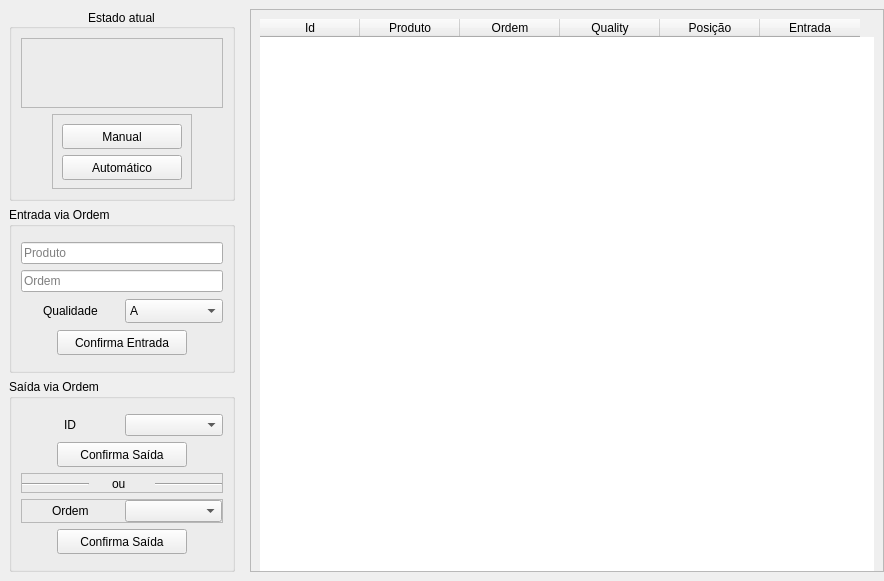
         <widget class="QWidget" name="tabHome">
          <property name="autoFillBackground">
           <bool>false</bool>
          </property>
          <property name="styleSheet">
           <string notr="true"/>
          </property>
          <attribute name="icon">
           <iconset resource="rsc.qrc">
            <normaloff>:/imagens/icons/house_icon-icons.com_70104.png</normaloff>
            <normalon>:/imagens/icons/house_selected.png</normalon>:/imagens/icons/house_icon-icons.com_70104.png</iconset>
          </attribute>
          <attribute name="title">
           <string/>
          </attribute>
          <layout class="QHBoxLayout" name="horizontalLayout_11">
           <property name="spacing">
            <number>0</number>
           </property>
           <property name="leftMargin">
            <number>0</number>
           </property>
           <property name="topMargin">
            <number>0</number>
           </property>
           <property name="rightMargin">
            <number>0</number>
           </property>
           <property name="bottomMargin">
            <number>0</number>
           </property>
           <item>
            <widget class="QFrame" name="frameHome">
             <property name="frameShape">
              <enum>QFrame::NoFrame</enum>
             </property>
             <property name="frameShadow">
              <enum>QFrame::Plain</enum>
             </property>
             <property name="lineWidth">
              <number>0</number>
             </property>
             <layout class="QHBoxLayout" name="horizontalLayout_21">
              <property name="spacing">
               <number>10</number>
              </property>
              <property name="leftMargin">
               <number>0</number>
              </property>
              <property name="topMargin">
               <number>9</number>
              </property>
              <property name="rightMargin">
               <number>0</number>
              </property>
              <property name="bottomMargin">
               <number>9</number>
              </property>
              <item>
               <widget class="QFrame" name="frameComandsAuto">
                <property name="minimumSize">
                 <size>
                  <width>240</width>
                  <height>0</height>
                 </size>
                </property>
                <property name="maximumSize">
                 <size>
                  <width>240</width>
                  <height>16777215</height>
                 </size>
                </property>
                <property name="frameShape">
                 <enum>QFrame::NoFrame</enum>
                </property>
                <property name="frameShadow">
                 <enum>QFrame::Plain</enum>
                </property>
                <layout class="QVBoxLayout" name="verticalLayout_12">
                 <property name="topMargin">
                  <number>0</number>
                 </property>
                 <property name="rightMargin">
                  <number>5</number>
                 </property>
                 <property name="bottomMargin">
                  <number>0</number>
                 </property>
                 <item>
                  <widget class="QGroupBox" name="groupMachineManualAuto_2">
                   <property name="minimumSize">
                    <size>
                     <width>0</width>
                     <height>0</height>
                    </size>
                   </property>
                   <property name="maximumSize">
                    <size>
                     <width>16777215</width>
                     <height>16777215</height>
                    </size>
                   </property>
                   <property name="title">
                    <string>Estado atual</string>
                   </property>
                   <property name="alignment">
                    <set>Qt::AlignCenter</set>
                   </property>
                   <layout class="QVBoxLayout" name="verticalLayout_13">
                    <property name="rightMargin">
                     <number>9</number>
                    </property>
                    <item>
                     <widget class="QFrame" name="frameIconMachineManualAuto_2">
                      <property name="minimumSize">
                       <size>
                        <width>0</width>
                        <height>70</height>
                       </size>
                      </property>
                      <property name="maximumSize">
                       <size>
                        <width>16777215</width>
                        <height>70</height>
                       </size>
                      </property>
                      <property name="frameShape">
                       <enum>QFrame::StyledPanel</enum>
                      </property>
                      <property name="frameShadow">
                       <enum>QFrame::Raised</enum>
                      </property>
                      <layout class="QHBoxLayout" name="horizontalLayout_14">
                       <property name="spacing">
                        <number>0</number>
                       </property>
                       <property name="leftMargin">
                        <number>0</number>
                       </property>
                       <property name="topMargin">
                        <number>0</number>
                       </property>
                       <property name="rightMargin">
                        <number>0</number>
                       </property>
                       <property name="bottomMargin">
                        <number>0</number>
                       </property>
                       <item alignment="Qt::AlignHCenter">
                        <widget class="QLabel" name="labelSystemInManual_3">
                         <property name="minimumSize">
                          <size>
                           <width>70</width>
                           <height>70</height>
                          </size>
                         </property>
                         <property name="maximumSize">
                          <size>
                           <width>70</width>
                           <height>70</height>
                          </size>
                         </property>
                         <property name="text">
                          <string/>
                         </property>
                         <property name="pixmap">
                          <pixmap resource="rsc.qrc">:/imagens/icons/hand_selected.png</pixmap>
                         </property>
                         <property name="scaledContents">
                          <bool>true</bool>
                         </property>
                        </widget>
                       </item>
                       <item>
                        <widget class="QLabel" name="labelSystemInAuto_3">
                         <property name="minimumSize">
                          <size>
                           <width>70</width>
                           <height>70</height>
                          </size>
                         </property>
                         <property name="maximumSize">
                          <size>
                           <width>70</width>
                           <height>70</height>
                          </size>
                         </property>
                         <property name="text">
                          <string/>
                         </property>
                         <property name="pixmap">
                          <pixmap resource="rsc.qrc">:/imagens/icons/arrow-automaticpng.png</pixmap>
                         </property>
                         <property name="scaledContents">
                          <bool>true</bool>
                         </property>
                        </widget>
                       </item>
                      </layout>
                     </widget>
                    </item>
                    <item alignment="Qt::AlignHCenter">
                     <widget class="QFrame" name="frame_6">
                      <property name="maximumSize">
                       <size>
                        <width>16777215</width>
                        <height>75</height>
                       </size>
                      </property>
                      <property name="frameShape">
                       <enum>QFrame::StyledPanel</enum>
                      </property>
                      <property name="frameShadow">
                       <enum>QFrame::Raised</enum>
                      </property>
                      <layout class="QVBoxLayout" name="verticalLayout_20">
                       <item>
                        <widget class="QPushButton" name="buttonSystemInManual_2">
                         <property name="minimumSize">
                          <size>
                           <width>120</width>
                           <height>25</height>
                          </size>
                         </property>
                         <property name="maximumSize">
                          <size>
                           <width>120</width>
                           <height>25</height>
                          </size>
                         </property>
                         <property name="text">
                          <string>Manual</string>
                         </property>
                         <property name="checkable">
                          <bool>true</bool>
                         </property>
                        </widget>
                       </item>
                       <item>
                        <widget class="QPushButton" name="buttonSystemInAuto_2">
                         <property name="minimumSize">
                          <size>
                           <width>120</width>
                           <height>25</height>
                          </size>
                         </property>
                         <property name="maximumSize">
                          <size>
                           <width>120</width>
                           <height>25</height>
                          </size>
                         </property>
                         <property name="text">
                          <string>Automático</string>
                         </property>
                         <property name="checkable">
                          <bool>true</bool>
                         </property>
                        </widget>
                       </item>
                      </layout>
                     </widget>
                    </item>
                   </layout>
                  </widget>
                 </item>
                 <item>
                  <widget class="QGroupBox" name="groupBoxEntryProduct">
                   <property name="title">
                    <string>Entrada via Ordem</string>
                   </property>
                   <layout class="QVBoxLayout" name="verticalLayout_16">
                    <property name="leftMargin">
                     <number>9</number>
                    </property>
                    <property name="topMargin">
                     <number>15</number>
                    </property>
                    <property name="bottomMargin">
                     <number>15</number>
                    </property>
                    <item>
                     <widget class="QLineEdit" name="lineEditProductEntry">
                      <property name="placeholderText">
                       <string>Produto</string>
                      </property>
                     </widget>
                    </item>
                    <item>
                     <widget class="QLineEdit" name="lineEditOrderEntry">
                      <property name="placeholderText">
                       <string>Ordem</string>
                      </property>
                     </widget>
                    </item>
                    <item>
                     <widget class="QFrame" name="frameQualityEntry">
                      <property name="minimumSize">
                       <size>
                        <width>0</width>
                        <height>26</height>
                       </size>
                      </property>
                      <property name="maximumSize">
                       <size>
                        <width>16777215</width>
                        <height>26</height>
                       </size>
                      </property>
                      <property name="frameShape">
                       <enum>QFrame::NoFrame</enum>
                      </property>
                      <property name="frameShadow">
                       <enum>QFrame::Raised</enum>
                      </property>
                      <layout class="QHBoxLayout" name="horizontalLayout_20">
                       <property name="spacing">
                        <number>5</number>
                       </property>
                       <property name="leftMargin">
                        <number>0</number>
                       </property>
                       <property name="topMargin">
                        <number>0</number>
                       </property>
                       <property name="rightMargin">
                        <number>0</number>
                       </property>
                       <property name="bottomMargin">
                        <number>0</number>
                       </property>
                       <item alignment="Qt::AlignHCenter">
                        <widget class="QLabel" name="labelQualityEntry">
                         <property name="text">
                          <string>Qualidade</string>
                         </property>
                        </widget>
                       </item>
                       <item>
                        <widget class="QComboBox" name="comboBoxQualityEntry">
                         <property name="maximumSize">
                          <size>
                           <width>16777215</width>
                           <height>24</height>
                          </size>
                         </property>
                         <property name="editable">
                          <bool>false</bool>
                         </property>
                         <property name="modelColumn">
                          <number>0</number>
                         </property>
                         <item>
                          <property name="text">
                           <string>A</string>
                          </property>
                         </item>
                         <item>
                          <property name="text">
                           <string>B</string>
                          </property>
                         </item>
                         <item>
                          <property name="text">
                           <string>C</string>
                          </property>
                         </item>
                        </widget>
                       </item>
                      </layout>
                     </widget>
                    </item>
                    <item alignment="Qt::AlignHCenter">
                     <widget class="QPushButton" name="buttonConfirmEntry">
                      <property name="minimumSize">
                       <size>
                        <width>130</width>
                        <height>25</height>
                       </size>
                      </property>
                      <property name="maximumSize">
                       <size>
                        <width>130</width>
                        <height>25</height>
                       </size>
                      </property>
                      <property name="text">
                       <string>Confirma Entrada</string>
                      </property>
                     </widget>
                    </item>
                   </layout>
                  </widget>
                 </item>
                 <item>
                  <widget class="QGroupBox" name="groupBoxExitProduct">
                   <property name="title">
                    <string>Saída via Ordem</string>
                   </property>
                   <layout class="QVBoxLayout" name="verticalLayout_15">
                    <property name="topMargin">
                     <number>15</number>
                    </property>
                    <property name="bottomMargin">
                     <number>15</number>
                    </property>
                    <item>
                     <widget class="QFrame" name="frameIDExit">
                      <property name="frameShape">
                       <enum>QFrame::NoFrame</enum>
                      </property>
                      <property name="frameShadow">
                       <enum>QFrame::Raised</enum>
                      </property>
                      <layout class="QHBoxLayout" name="horizontalLayout_18">
                       <property name="spacing">
                        <number>5</number>
                       </property>
                       <property name="leftMargin">
                        <number>0</number>
                       </property>
                       <property name="topMargin">
                        <number>0</number>
                       </property>
                       <property name="rightMargin">
                        <number>0</number>
                       </property>
                       <property name="bottomMargin">
                        <number>0</number>
                       </property>
                       <item alignment="Qt::AlignHCenter">
                        <widget class="QLabel" name="labelIDExit">
                         <property name="text">
                          <string>ID</string>
                         </property>
                        </widget>
                       </item>
                       <item>
                        <widget class="QComboBox" name="comboBoxIDExit">
                         <property name="editable">
                          <bool>false</bool>
                         </property>
                         <property name="insertPolicy">
                          <enum>QComboBox::InsertAtBottom</enum>
                         </property>
                         <property name="sizeAdjustPolicy">
                          <enum>QComboBox::AdjustToContents</enum>
                         </property>
                         <property name="frame">
                          <bool>true</bool>
                         </property>
                        </widget>
                       </item>
                      </layout>
                     </widget>
                    </item>
                    <item alignment="Qt::AlignHCenter">
                     <widget class="QPushButton" name="buttonConfirmIDExit">
                      <property name="minimumSize">
                       <size>
                        <width>130</width>
                        <height>25</height>
                       </size>
                      </property>
                      <property name="maximumSize">
                       <size>
                        <width>130</width>
                        <height>25</height>
                       </size>
                      </property>
                      <property name="text">
                       <string>Confirma Saída</string>
                      </property>
                     </widget>
                    </item>
                    <item>
                     <widget class="QFrame" name="frameOr">
                      <property name="minimumSize">
                       <size>
                        <width>0</width>
                        <height>20</height>
                       </size>
                      </property>
                      <property name="maximumSize">
                       <size>
                        <width>16777215</width>
                        <height>20</height>
                       </size>
                      </property>
                      <property name="frameShape">
                       <enum>QFrame::StyledPanel</enum>
                      </property>
                      <property name="frameShadow">
                       <enum>QFrame::Raised</enum>
                      </property>
                      <layout class="QHBoxLayout" name="horizontalLayout_17">
                       <property name="spacing">
                        <number>0</number>
                       </property>
                       <property name="leftMargin">
                        <number>0</number>
                       </property>
                       <property name="topMargin">
                        <number>0</number>
                       </property>
                       <property name="rightMargin">
                        <number>0</number>
                       </property>
                       <property name="bottomMargin">
                        <number>0</number>
                       </property>
                       <item>
                        <widget class="Line" name="lineOrLeft">
                         <property name="minimumSize">
                          <size>
                           <width>0</width>
                           <height>20</height>
                          </size>
                         </property>
                         <property name="maximumSize">
                          <size>
                           <width>16777215</width>
                           <height>20</height>
                          </size>
                         </property>
                         <property name="orientation">
                          <enum>Qt::Horizontal</enum>
                         </property>
                        </widget>
                       </item>
                       <item alignment="Qt::AlignHCenter">
                        <widget class="QLabel" name="labelOr">
                         <property name="minimumSize">
                          <size>
                           <width>20</width>
                           <height>20</height>
                          </size>
                         </property>
                         <property name="maximumSize">
                          <size>
                           <width>20</width>
                           <height>20</height>
                          </size>
                         </property>
                         <property name="text">
                          <string>ou</string>
                         </property>
                        </widget>
                       </item>
                       <item alignment="Qt::AlignVCenter">
                        <widget class="Line" name="lineOrRight">
                         <property name="minimumSize">
                          <size>
                           <width>0</width>
                           <height>20</height>
                          </size>
                         </property>
                         <property name="maximumSize">
                          <size>
                           <width>16777215</width>
                           <height>20</height>
                          </size>
                         </property>
                         <property name="orientation">
                          <enum>Qt::Horizontal</enum>
                         </property>
                        </widget>
                       </item>
                      </layout>
                     </widget>
                    </item>
                    <item>
                     <widget class="QFrame" name="frameOrderExit">
                      <property name="frameShape">
                       <enum>QFrame::StyledPanel</enum>
                      </property>
                      <property name="frameShadow">
                       <enum>QFrame::Raised</enum>
                      </property>
                      <layout class="QHBoxLayout" name="horizontalLayout_19">
                       <property name="spacing">
                        <number>5</number>
                       </property>
                       <property name="leftMargin">
                        <number>0</number>
                       </property>
                       <property name="topMargin">
                        <number>0</number>
                       </property>
                       <property name="rightMargin">
                        <number>0</number>
                       </property>
                       <property name="bottomMargin">
                        <number>0</number>
                       </property>
                       <item alignment="Qt::AlignHCenter">
                        <widget class="QLabel" name="labelOrderExit">
                         <property name="text">
                          <string>Ordem</string>
                         </property>
                        </widget>
                       </item>
                       <item>
                        <widget class="QComboBox" name="comboBoxOrderExit">
                         <property name="insertPolicy">
                          <enum>QComboBox::InsertAtBottom</enum>
                         </property>
                         <property name="sizeAdjustPolicy">
                          <enum>QComboBox::AdjustToContents</enum>
                         </property>
                         <property name="duplicatesEnabled">
                          <bool>false</bool>
                         </property>
                        </widget>
                       </item>
                      </layout>
                     </widget>
                    </item>
                    <item alignment="Qt::AlignHCenter">
                     <widget class="QPushButton" name="buttonConfirmOrderExit">
                      <property name="minimumSize">
                       <size>
                        <width>130</width>
                        <height>25</height>
                       </size>
                      </property>
                      <property name="maximumSize">
                       <size>
                        <width>130</width>
                        <height>25</height>
                       </size>
                      </property>
                      <property name="text">
                       <string>Confirma Saída</string>
                      </property>
                     </widget>
                    </item>
                   </layout>
                  </widget>
                 </item>
                </layout>
               </widget>
              </item>
              <item>
               <widget class="QFrame" name="frame_4">
                <property name="sizePolicy">
                 <sizepolicy hsizetype="Preferred" vsizetype="Preferred">
                  <horstretch>0</horstretch>
                  <verstretch>0</verstretch>
                 </sizepolicy>
                </property>
                <property name="frameShape">
                 <enum>QFrame::StyledPanel</enum>
                </property>
                <property name="frameShadow">
                 <enum>QFrame::Raised</enum>
                </property>
                <layout class="QVBoxLayout" name="verticalLayout_18">
                 <property name="bottomMargin">
                  <number>0</number>
                 </property>
                 <item alignment="Qt::AlignHCenter">
                  <widget class="QTableWidget" name="tableCurrentProducts">
                   <property name="sizePolicy">
                    <sizepolicy hsizetype="Minimum" vsizetype="Minimum">
                     <horstretch>0</horstretch>
                     <verstretch>0</verstretch>
                    </sizepolicy>
                   </property>
                   <property name="minimumSize">
                    <size>
                     <width>0</width>
                     <height>0</height>
                    </size>
                   </property>
                   <property name="maximumSize">
                    <size>
                     <width>16777215</width>
                     <height>16777215</height>
                    </size>
                   </property>
                   <property name="frameShape">
                    <enum>QFrame::NoFrame</enum>
                   </property>
                   <property name="frameShadow">
                    <enum>QFrame::Plain</enum>
                   </property>
                   <property name="midLineWidth">
                    <number>0</number>
                   </property>
                   <property name="verticalScrollBarPolicy">
                    <enum>Qt::ScrollBarAsNeeded</enum>
                   </property>
                   <property name="horizontalScrollBarPolicy">
                    <enum>Qt::ScrollBarAsNeeded</enum>
                   </property>
                   <property name="sizeAdjustPolicy">
                    <enum>QAbstractScrollArea::AdjustToContents</enum>
                   </property>
                   <property name="editTriggers">
                    <set>QAbstractItemView::NoEditTriggers</set>
                   </property>
                   <property name="tabKeyNavigation">
                    <bool>true</bool>
                   </property>
                   <property name="showDropIndicator" stdset="0">
                    <bool>false</bool>
                   </property>
                   <property name="dragDropOverwriteMode">
                    <bool>true</bool>
                   </property>
                   <property name="alternatingRowColors">
                    <bool>false</bool>
                   </property>
                   <property name="selectionMode">
                    <enum>QAbstractItemView::NoSelection</enum>
                   </property>
                   <property name="selectionBehavior">
                    <enum>QAbstractItemView::SelectRows</enum>
                   </property>
                   <property name="textElideMode">
                    <enum>Qt::ElideRight</enum>
                   </property>
                   <property name="showGrid">
                    <bool>true</bool>
                   </property>
                   <property name="gridStyle">
                    <enum>Qt::SolidLine</enum>
                   </property>
                   <property name="wordWrap">
                    <bool>false</bool>
                   </property>
                   <property name="cornerButtonEnabled">
                    <bool>false</bool>
                   </property>
                   <property name="rowCount">
                    <number>0</number>
                   </property>
                   <attribute name="verticalHeaderVisible">
                    <bool>false</bool>
                   </attribute>
                   <column>
                    <property name="text">
                     <string>Id</string>
                    </property>
                    <property name="textAlignment">
                     <set>AlignCenter</set>
                    </property>
                   </column>
                   <column>
                    <property name="text">
                     <string>Produto</string>
                    </property>
                   </column>
                   <column>
                    <property name="text">
                     <string>Ordem</string>
                    </property>
                   </column>
                   <column>
                    <property name="text">
                     <string>Quality</string>
                    </property>
                    <property name="textAlignment">
                     <set>AlignCenter</set>
                    </property>
                   </column>
                   <column>
                    <property name="text">
                     <string>Posição</string>
                    </property>
                   </column>
                   <column>
                    <property name="text">
                     <string>Entrada</string>
                    </property>
                   </column>
                  </widget>
                 </item>
                </layout>
               </widget>
              </item>
             </layout>
            </widget>
           </item>
          </layout>
         </widget>
